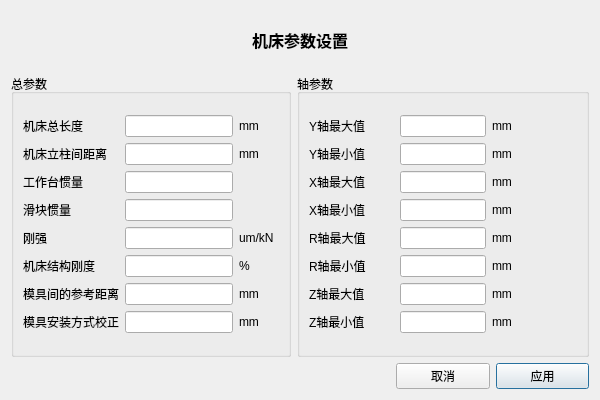
<?xml version="1.0" encoding="UTF-8"?>
<ui version="4.0">
 <class>uiMachineConstant</class>
 <widget class="QDialog" name="uiMachineConstant">
  <property name="geometry">
   <rect>
    <x>0</x>
    <y>0</y>
    <width>600</width>
    <height>400</height>
   </rect>
  </property>
  <property name="windowTitle">
   <string>Dialog</string>
  </property>
  <layout class="QGridLayout" name="gridLayout_2">
   <item row="0" column="0">
    <layout class="QGridLayout" name="gridLayout" rowstretch="1,5,1" columnstretch="3,1,1,1">
     <item row="1" column="0">
      <widget class="QGroupBox" name="groupBox">
       <property name="title">
        <string>总参数</string>
       </property>
       <layout class="QGridLayout" name="gridLayout_4">
        <item row="0" column="0">
         <layout class="QGridLayout" name="gridLayout_3">
          <item row="0" column="0">
           <widget class="QLabel" name="label_2">
            <property name="text">
             <string>机床总长度</string>
            </property>
           </widget>
          </item>
          <item row="0" column="1" colspan="2">
           <widget class="QLineEdit" name="machine_length"/>
          </item>
          <item row="0" column="3" colspan="2">
           <widget class="QLabel" name="label">
            <property name="text">
             <string>mm</string>
            </property>
           </widget>
          </item>
          <item row="1" column="0">
           <widget class="QLabel" name="label_3">
            <property name="text">
             <string>机床立柱间距离</string>
            </property>
           </widget>
          </item>
          <item row="1" column="1" colspan="2">
           <widget class="QLineEdit" name="column_length"/>
          </item>
          <item row="1" column="3" colspan="2">
           <widget class="QLabel" name="label_18">
            <property name="text">
             <string>mm</string>
            </property>
           </widget>
          </item>
          <item row="2" column="0">
           <widget class="QLabel" name="label_4">
            <property name="text">
             <string>工作台惯量</string>
            </property>
           </widget>
          </item>
          <item row="2" column="1" colspan="2">
           <widget class="QLineEdit" name="stage_inert"/>
          </item>
          <item row="3" column="0">
           <widget class="QLabel" name="label_5">
            <property name="text">
             <string>滑块惯量</string>
            </property>
           </widget>
          </item>
          <item row="3" column="1" colspan="2">
           <widget class="QLineEdit" name="slider_inert"/>
          </item>
          <item row="4" column="0">
           <widget class="QLabel" name="label_6">
            <property name="text">
             <string>刚强</string>
            </property>
           </widget>
          </item>
          <item row="4" column="1" colspan="2">
           <widget class="QLineEdit" name="firm"/>
          </item>
          <item row="5" column="0">
           <widget class="QLabel" name="label_7">
            <property name="text">
             <string>机床结构刚度</string>
            </property>
           </widget>
          </item>
          <item row="5" column="1" colspan="2">
           <widget class="QLineEdit" name="struct_firm"/>
          </item>
          <item row="4" column="3" colspan="2">
           <widget class="QLabel" name="label_19">
            <property name="text">
             <string>um/kN</string>
            </property>
           </widget>
          </item>
          <item row="5" column="3" colspan="2">
           <widget class="QLabel" name="label_20">
            <property name="text">
             <string>%</string>
            </property>
           </widget>
          </item>
          <item row="6" column="0">
           <widget class="QLabel" name="label_8">
            <property name="text">
             <string>模具间的参考距离</string>
            </property>
           </widget>
          </item>
          <item row="7" column="0">
           <widget class="QLabel" name="label_9">
            <property name="text">
             <string>模具安装方式校正</string>
            </property>
           </widget>
          </item>
          <item row="6" column="1" colspan="2">
           <widget class="QLineEdit" name="reference_distance"/>
          </item>
          <item row="7" column="1" colspan="2">
           <widget class="QLineEdit" name="correct"/>
          </item>
          <item row="6" column="3" colspan="2">
           <widget class="QLabel" name="label_21">
            <property name="text">
             <string>mm</string>
            </property>
           </widget>
          </item>
          <item row="7" column="3" colspan="2">
           <widget class="QLabel" name="label_22">
            <property name="text">
             <string>mm</string>
            </property>
           </widget>
          </item>
         </layout>
        </item>
       </layout>
      </widget>
     </item>
     <item row="2" column="0" colspan="2">
      <widget class="QLabel" name="label_24">
       <property name="text">
        <string/>
       </property>
      </widget>
     </item>
     <item row="2" column="3">
      <widget class="QPushButton" name="sure">
       <property name="text">
        <string>应用</string>
       </property>
      </widget>
     </item>
     <item row="0" column="0" colspan="4">
      <widget class="QLabel" name="label_23">
       <property name="font">
        <font>
         <family>AcadEref</family>
         <pointsize>12</pointsize>
         <weight>75</weight>
         <bold>true</bold>
        </font>
       </property>
       <property name="text">
        <string>机床参数设置</string>
       </property>
       <property name="alignment">
        <set>Qt::AlignCenter</set>
       </property>
      </widget>
     </item>
     <item row="2" column="2">
      <widget class="QPushButton" name="cancel">
       <property name="text">
        <string>取消</string>
       </property>
      </widget>
     </item>
     <item row="1" column="1" colspan="3">
      <widget class="QGroupBox" name="groupBox_2">
       <property name="title">
        <string>轴参数</string>
       </property>
       <layout class="QGridLayout" name="gridLayout_6">
        <item row="0" column="0">
         <layout class="QGridLayout" name="gridLayout_5" columnstretch="2,1,1,1,1">
          <item row="0" column="0">
           <widget class="QLabel" name="label_10">
            <property name="text">
             <string>Y轴最大值</string>
            </property>
           </widget>
          </item>
          <item row="0" column="1" colspan="2">
           <widget class="QLineEdit" name="y_max"/>
          </item>
          <item row="0" column="3" colspan="2">
           <widget class="QLabel" name="label_25">
            <property name="text">
             <string>mm</string>
            </property>
           </widget>
          </item>
          <item row="1" column="0">
           <widget class="QLabel" name="label_11">
            <property name="text">
             <string>Y轴最小值</string>
            </property>
           </widget>
          </item>
          <item row="1" column="1" colspan="2">
           <widget class="QLineEdit" name="y_min"/>
          </item>
          <item row="1" column="3" colspan="2">
           <widget class="QLabel" name="label_26">
            <property name="text">
             <string>mm</string>
            </property>
           </widget>
          </item>
          <item row="2" column="0">
           <widget class="QLabel" name="label_12">
            <property name="text">
             <string>X轴最大值</string>
            </property>
           </widget>
          </item>
          <item row="2" column="1" colspan="2">
           <widget class="QLineEdit" name="x_max"/>
          </item>
          <item row="2" column="3" colspan="2">
           <widget class="QLabel" name="label_27">
            <property name="text">
             <string>mm</string>
            </property>
           </widget>
          </item>
          <item row="3" column="0">
           <widget class="QLabel" name="label_13">
            <property name="text">
             <string>X轴最小值</string>
            </property>
           </widget>
          </item>
          <item row="3" column="1" colspan="2">
           <widget class="QLineEdit" name="x_min"/>
          </item>
          <item row="3" column="3" colspan="2">
           <widget class="QLabel" name="label_28">
            <property name="text">
             <string>mm</string>
            </property>
           </widget>
          </item>
          <item row="4" column="0">
           <widget class="QLabel" name="label_14">
            <property name="text">
             <string>R轴最大值</string>
            </property>
           </widget>
          </item>
          <item row="4" column="1" colspan="2">
           <widget class="QLineEdit" name="r_max"/>
          </item>
          <item row="4" column="3" colspan="2">
           <widget class="QLabel" name="label_29">
            <property name="text">
             <string>mm</string>
            </property>
           </widget>
          </item>
          <item row="6" column="0">
           <widget class="QLabel" name="label_16">
            <property name="text">
             <string>Z轴最大值</string>
            </property>
           </widget>
          </item>
          <item row="6" column="1" colspan="2">
           <widget class="QLineEdit" name="z_max"/>
          </item>
          <item row="6" column="3" colspan="2">
           <widget class="QLabel" name="label_31">
            <property name="text">
             <string>mm</string>
            </property>
           </widget>
          </item>
          <item row="7" column="0">
           <widget class="QLabel" name="label_17">
            <property name="text">
             <string>Z轴最小值</string>
            </property>
           </widget>
          </item>
          <item row="7" column="3" colspan="2">
           <widget class="QLabel" name="label_32">
            <property name="text">
             <string>mm</string>
            </property>
           </widget>
          </item>
          <item row="5" column="0">
           <widget class="QLabel" name="label_15">
            <property name="text">
             <string>R轴最小值</string>
            </property>
           </widget>
          </item>
          <item row="5" column="3" colspan="2">
           <widget class="QLabel" name="label_30">
            <property name="text">
             <string>mm</string>
            </property>
           </widget>
          </item>
          <item row="5" column="1" colspan="2">
           <widget class="QLineEdit" name="r_min"/>
          </item>
          <item row="7" column="1" colspan="2">
           <widget class="QLineEdit" name="z_min"/>
          </item>
         </layout>
        </item>
       </layout>
      </widget>
     </item>
    </layout>
   </item>
  </layout>
 </widget>
 <resources/>
 <connections/>
</ui>
